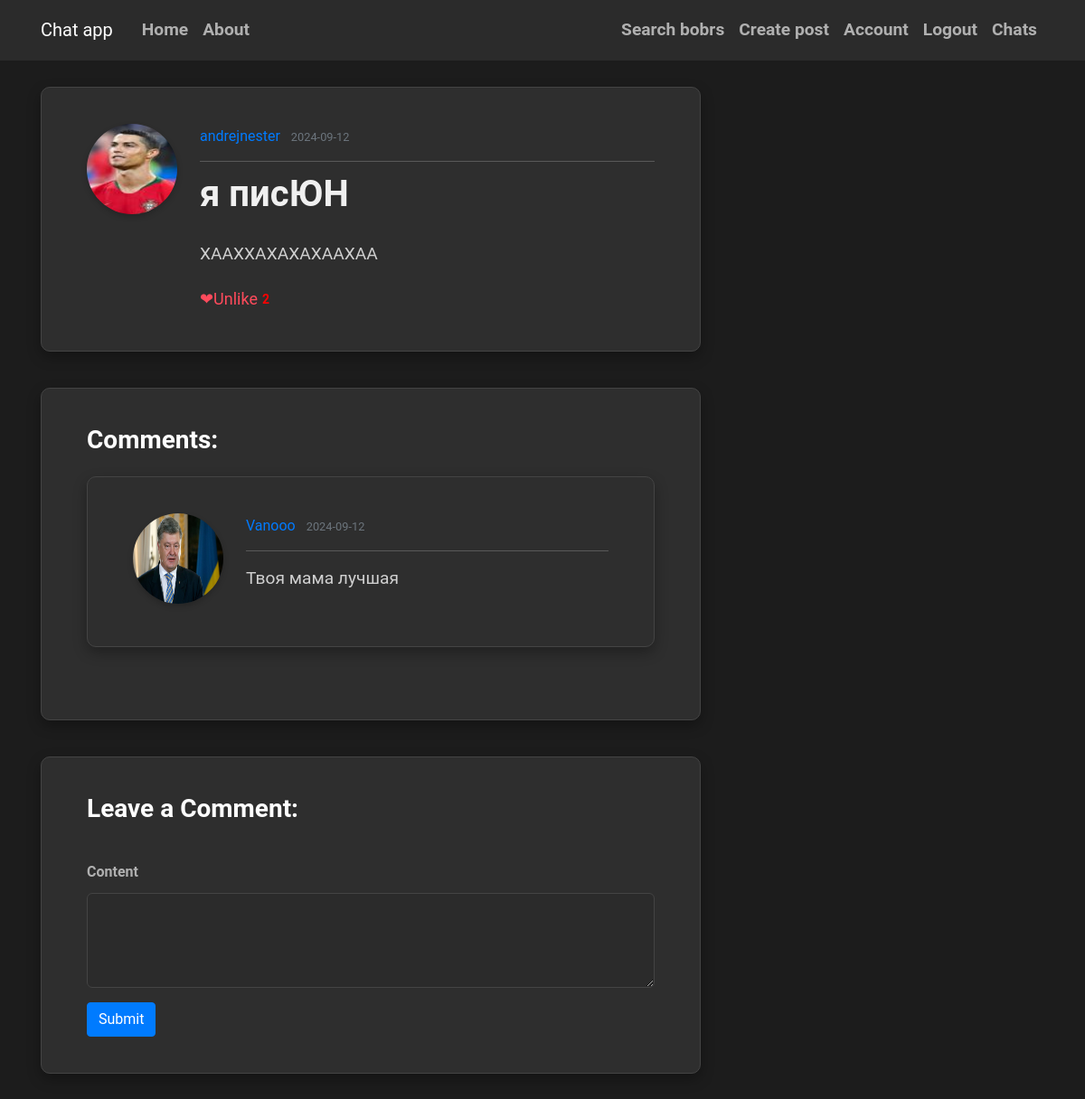
The app's page /post/2 (signed in) with its own data.
### flaskblog/models.py (models this page shows, shortened)
class User(db.Model, UserMixin):
    id = db.Column(db.Integer, primary_key=True)
    username = db.Column(db.String(20), unique=True, nullable=False)
    email = db.Column(db.String(120), unique=True, nullable=False)
    image_file = db.Column(db.String(20), nullable=False, default='default.jpg')
    password = db.Column(db.String(60), nullable=False)
    posts = db.relationship('Post', backref='author', lazy=True)
    followed = db.relationship('Follow', foreign_keys='Follow.follower_id',
                               back_populates='follower', lazy='dynamic',
                               cascade='all, delete-orphan')
    followers = db.relationship('Follow', foreign_keys='Follow.followed_id',
                                back_populates='followed', lazy='dynamic',
                                cascade='all, delete-orphan')
    sent_messages = db.relationship('Message', foreign_keys='Message.sender_id',
                                    back_populates='sender', lazy=True)
    received_messages = db.relationship('Message', foreign_keys='Message.recipient_id',
                                        back_populates='recipient', lazy=True)
    groups=db.relationship('Group', secondary='user_groups', back_populates='members')

class Post(db.Model):
    id = db.Column(db.Integer, primary_key=True)
    title = db.Column(db.String(100), nullable=False)
    date_posted = db.Column(db.DateTime, nullable=False, default=datetime.utcnow)
    content = db.Column(db.Text, nullable=False)
    user_id = db.Column(db.Integer, db.ForeignKey('user.id'), nullable=False)
    comments = db.relationship('Comment', backref='post', lazy='dynamic')
    post_likes = db.relationship('Like', back_populates='post', lazy='dynamic')
    def is_liking(self, user):
        if user.is_authenticated:
            return Like.query.filter_by(post_id=self.id, man_that_likes_id=user.id).first() is not None
        return False

class Comment(db.Model):
    id=db.Column(db.Integer,primary_key=True)
    content=db.Column(db.Text)
    timestamp=db.Column(db.DateTime,index=True,default=datetime.utcnow())
    author_id=db.Column(db.Integer,db.ForeignKey('user.id'))
    post_id=db.Column(db.Integer,db.ForeignKey('post.id'))
    author = db.relationship('User', backref='comments')

### flaskblog/routes.py (the view, shortened to what this page needs)
@app.route("/post/<int:post_id>",methods=['GET','POST'])
def post(post_id):
    form=CommentForm()
    post=Post.query.get_or_404(post_id)
    comments = post.comments.order_by(Comment.timestamp.asc()).all()
    return render_template('post.html',post=post,comments=comments,form=form)

### flaskblog/forms.py
class CommentForm(FlaskForm):
    content=TextAreaField('Content',validators=[DataRequired()])
    submit=SubmitField('Send')

### flaskblog/models.py (called while the page is built)
@login_manager.user_loader
def load_user(user_id):
    return User.query.get(int(user_id))

### flaskblog/templates/post.html (shortened to what this page needs)
{% extends "base.html" %}
{% block content %}
    <article class="media content-section">
        <img class="rounded-circle article-img" src="{{url_for('static', filename='pictures/' + post.author.image_file)}}" alt="">
        <div class="media-body">
            <div class="article-metadata">
                <a class="mr-2" href="{{ url_for('user_info',username=post.author.username) }}">{{ post.author.username }}</a>
                <small class="text-muted">{{ post.date_posted.strftime('%Y-%m-%d') }}</small>
            </div>
            <h2><a class="article-title" href="{{ url_for('post', post_id=post.id) }}">{{ post.title }}</a></h2>
            <p class="article-content">{{ post.content }}</p>
            <div class="likes-container">
                {% if current_user.is_authenticated %}
                    {% if post.is_liking(current_user) %}
                        <a class="like-icon" href="{{ url_for('unlike_post', post_id=post.id) }}">&#10084;Unlike</a>
                        <a href="{{ url_for('post_likes',post_id=post.id) }}" class="likes-count">{{ post.post_likes.count() }}</a>
                    {% else %}
                        <a class="like-icon" href="{{ url_for('like_post', post_id=post.id) }}">&#10084;Like</a>
                        <a href="{{ url_for('post_likes',post_id=post.id) }}" class="likes-count">{{ post.post_likes.count() }}</a>
                    {% endif %}
                {% else %}
                    <p><a href="{{ url_for('login') }}">Login</a> to like this post.</p>
                {% endif %}
            </div>
        </div>
    </article>
    <section class="content-section">
        <h3>Comments:</h3>
        {% for comment in comments %}
            <article class="media content-section">
                <img class="rounded-circle article-img" src="{{ url_for('static', filename='pictures/default.jpg') }}" alt="">
                <div class="media-body">
                    <div class="article-metadata">
                        <a class="mr-2" href="{{ url_for('user_info',username=comment.author.username) }}">{{ comment.author.username }}</a>
                        <small class="text-muted">{{ comment.timestamp.strftime('%Y-%m-%d') }}</small>
                    </div>
                    <p class="article-content">{{ comment.content }}</p>
                </div>
        {% else %}
            <p>No comments yet. Be the first to comment!</p>
        {% endfor %}
    </section>
    <section class="content-section">
        <h3>Leave a Comment:</h3>
        <form method="POST" action="">
            <div class="form-group">
                {{ form.content.label(class="form-control-label") }}
                {{ form.content(class="form-control", rows="3") }}
            </div>
            <button type="submit" class="btn btn-primary">Submit</button>
        </form>
    </section>
{% endblock %}

### flaskblog/static/main.css (style rules this page uses)
body { background: #1c1c1c; color: #f8f8f8; margin-top: 6rem; font-family: 'Roboto', sans-serif; line-height: 1.8; }
h1, h2, h3, h4, h5, h6 { color: #ffffff; margin-bottom: 1.5rem; font-weight: 700; }
.content-section { background: #2e2e2e; padding: 40px 50px; border: 1px solid #444444; border-radius: 10px; box-shadow: 0 6px 15px rgba(0, 0, 0, 0.3); margin-bottom: 40px; }
.article-title { color: #f0f0f0; font-size: 2.5rem; font-weight: 600; }
.article-content { white-space: pre-line; line-height: 1.9; font-size: 1.2rem; color: #d0d0d0; }
.article-img { height: 100px; width: 100px; margin-right: 25px; border-radius: 50%; box-shadow: 0 3px 6px rgba(0, 0, 0, 0.2); }
.article-metadata { padding-bottom: 12px; margin-bottom: 12px; border-bottom: 1px solid #595959; font-size: 1rem; color: #a0a0a0; }
button, input[type="submit"] { background-color: #444444; color: #ffffff; border: none; border-radius: 6px; padding: 12px 25px; font-size: 1.2rem; cursor: pointer; transition: background-color 0.3s ease; }
form { margin-top: 2.5rem; }
.form-control { background: #2b2b2b; border: 1px solid #444444; border-radius: 6px; padding: 12px; font-size: 1.1rem; color: #f8f8f8; }
.form-control-label { color: #b0b0b0; font-weight: 600; }
.likes-container { display: flex; align-items: center; margin-top: 10px; }
.like-icon { font-size: 18px; color: #ff4b5c; margin-right: 5px; }
.likes-count { font-size: 14px; color: red; font-weight: bold; }

### records on screen
User: image_file (picture), author.username "andrejnester"
Post: date_posted "2024-09-12", title "я писЮН", content "ХААХХАХАХАХААХАА"
Comment: author.username "Vanooo", timestamp "2024-09-12", content "Твоя мама лучшая"

### other values on screen
{{ post.post_likes.count() }} "2"
